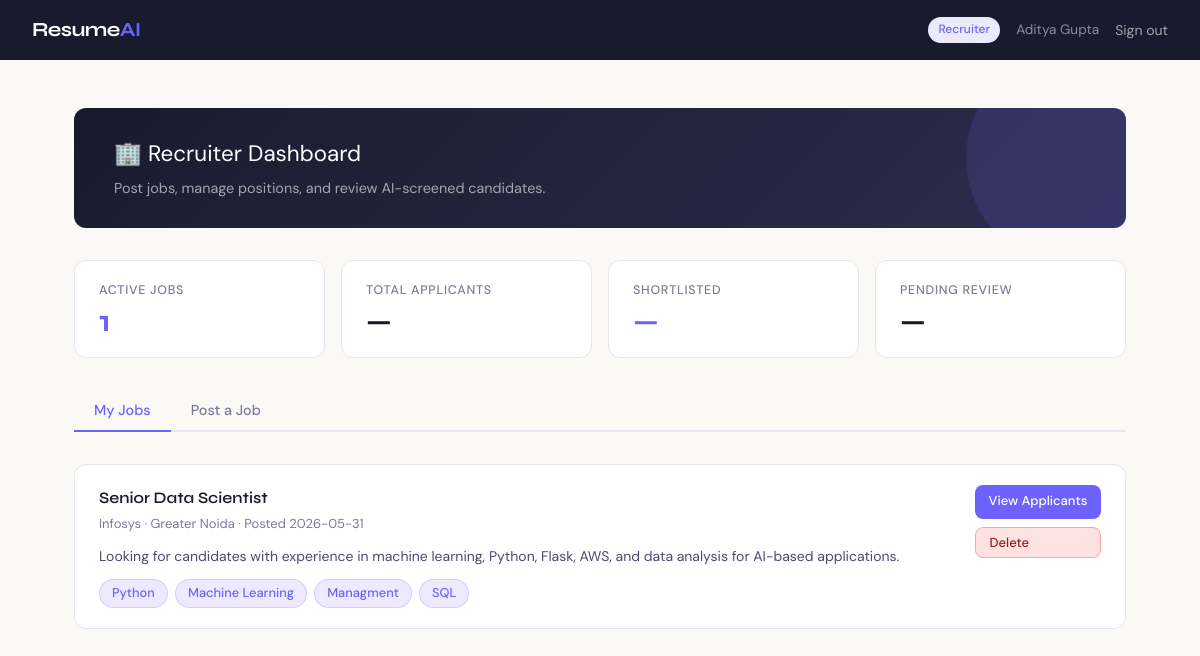
The app's page /recruiter (signed in) with its own data.
### tables this page shows
CREATE TABLE jobs (
            id          INTEGER PRIMARY KEY AUTOINCREMENT,
            recruiter_id INTEGER NOT NULL,
            title       TEXT NOT NULL,
            company     TEXT NOT NULL,
            location    TEXT,
            description TEXT NOT NULL,
            skills      TEXT,
            posted_at   DATETIME DEFAULT CURRENT_TIMESTAMP,
            FOREIGN KEY (recruiter_id) REFERENCES users(id)
        );

### app.py (the view)
@app.route('/recruiter')
@login_required
@recruiter_required
def recruiter():
    jobs = get_jobs_by_recruiter(session['user_id'])
    return render_template('recruiter_dashboard.html', jobs=jobs, tab='jobs')

### app.py (called while the page is built)
def login_required(f):
    @wraps(f)
    def decorated(*args, **kwargs):
        if 'user_id' not in session:
            flash('Please log in to continue.', 'info')
            return redirect(url_for('login'))
        return f(*args, **kwargs)
    return decorated

def recruiter_required(f):
    @wraps(f)
    def decorated(*args, **kwargs):
        if session.get('role') != 'recruiter':
            flash('Access restricted to recruiters.', 'error')
            return redirect(url_for('login'))
        return f(*args, **kwargs)
    return decorated

### database.py (called while the page is built)
def get_db():
    conn = sqlite3.connect(DB_PATH)
    conn.row_factory = sqlite3.Row
    return conn

def get_jobs_by_recruiter(recruiter_id):
    conn = get_db()
    jobs = conn.execute(
        'SELECT * FROM jobs WHERE recruiter_id = ? ORDER BY posted_at DESC',
        (recruiter_id,)
    ).fetchall()
    conn.close()
    return jobs

### templates/recruiter_dashboard.html (shortened to what this page needs)
<!DOCTYPE html>
<html lang="en">
<head>
    <link rel="stylesheet" href="{{ url_for('static', filename='style.css') }}">
</head>
<body>
<nav class="nav">
    <div class="nav-brand">Resume<span>AI</span></div>
    <div class="nav-right">
        <span class="nav-badge">Recruiter</span>
        <span style="color:rgba(255,255,255,0.5); font-size:0.85rem;">{{ session.name }}</span>
        <a href="/logout" class="nav-link">Sign out</a>
    </div>
</nav>
<div class="page">
    <div class="welcome">
        <div class="welcome-title">🏢 Recruiter Dashboard</div>
        <div class="welcome-sub">Post jobs, manage positions, and review AI-screened candidates.</div>
    </div>
    <div class="stats">
        <div class="stat">
            <div class="stat-label">Active Jobs</div>
            <div class="stat-value accent">{{ jobs|length }}</div>
        </div>
        <div class="stat">
            <div class="stat-label">Total Applicants</div>
            <div class="stat-value">
                {% if tab == 'applicants' and applicants %}{{ applicants|length }}{% else %}—{% endif %}
            </div>
        </div>
        <div class="stat">
            <div class="stat-label">Shortlisted</div>
            <div class="stat-value accent">
                {% if tab == 'applicants' and applicants %}{{ applicants|selectattr('status','equalto','shortlisted')|list|length }}{% else %}—{% endif %}
            </div>
        </div>
        <div class="stat">
            <div class="stat-label">Pending Review</div>
            <div class="stat-value">
                {% if tab == 'applicants' and applicants %}{{ applicants|selectattr('status','equalto','pending')|list|length }}{% else %}—{% endif %}
            </div>
        </div>
    </div>
    <div class="tabs">
        <button class="tab-btn {% if tab=='jobs' %}active{% endif %}" onclick="showTab('jobs')">My Jobs</button>
        <button class="tab-btn {% if tab=='post' %}active{% endif %}" onclick="showTab('post')">Post a Job</button>
    </div>
    <div id="tab-jobs" class="tab-content" style="display:none;">
        {% if jobs %}
            <div style="display:flex; flex-direction:column; gap:1rem;">
            {% for job in jobs %}
            <div class="job-card">
                <div style="display:flex; justify-content:space-between; align-items:flex-start; flex-wrap:wrap; gap:0.75rem;">
                    <div style="flex:1; min-width:200px;">
                        <div class="job-title">{{ job.title }}</div>
                        <div class="job-meta">{{ job.company }}{% if job.location %} · {{ job.location }}{% endif %} · Posted {{ job.posted_at[:10] }}</div>
                        <div class="job-desc">{{ job.description }}</div>
                        {% if job.skills %}
                        <div class="pill-group" style="margin-top:0.5rem;">
                            {% for skill in job.skills.split(',') %}
                            <span class="pill">{{ skill.strip() }}</span>
                            {% endfor %}
                        </div>
                        {% endif %}
                    </div>
                    <div style="display:flex; flex-direction:column; gap:0.5rem; flex-shrink:0;">
                        <a href="/recruiter/job/{{ job.id }}" class="btn btn-primary btn-sm">View Applicants</a>
                        <form method="POST" action="/recruiter/job/{{ job.id }}/delete" onsubmit="return confirm('Delete this job?')">
                            <button type="submit" class="btn btn-danger btn-sm" style="width:100%;">Delete</button>
                        </form>
                    </div>
                </div>
            </div>
            {% endfor %}
            </div>
        {% endif %}
    </div>
</div>
</body>
</html>

### static/style.css (style rules this page uses)
:root { --ink: #1a1a2e; --ink-mid: #2d2d4e; --ink-light: #4a4a72; --accent: #6c63ff; --accent-hover: #574fd6; --accent-soft: #ede9ff; --success: #10b981; --success-soft: #d1fae5; --success-text: #065f46; --danger: #ef4444; --danger-soft: #fee2e2; --danger-text: #991b1b; --warning: #f59e0b; --warning-soft: #fef3c7; --warning-text: #92400e; --cream: #faf9f6; --white: #ffffff; --border: #e8e6f0; --text-muted: #7c7a99; --shadow: 0 2px 16px rgba(26,26,46,0.07); --radius: 12px; --radius-sm: 8px; }
* { box-sizing: border-box; margin: 0; padding: 0; }
body { font-family: 'DM Sans', sans-serif; background: var(--cream); color: var(--ink); min-height: 100vh; line-height: 1.6; }
a { color: var(--accent); text-decoration: none; }
.nav { background: var(--ink); padding: 0 2rem; display: flex; align-items: center; justify-content: space-between; height: 60px; position: sticky; top: 0; z-index: 100; }
.nav-brand { font-family: 'Syne', sans-serif; font-size: 1.25rem; font-weight: 700; color: white; letter-spacing: -0.03em; }
.nav-brand span { color: var(--accent); }
.nav-right { display: flex; align-items: center; gap: 1rem; }
.nav-badge { background: var(--accent-soft); color: var(--accent); font-size: 0.75rem; font-weight: 500; padding: 3px 10px; border-radius: 100px; }
.nav-link { color: rgba(255,255,255,0.6); font-size: 0.875rem; cursor: pointer; background: none; border: none; font-family: inherit; transition: color 0.2s; text-decoration: none; }
.page { max-width: 1100px; margin: 0 auto; padding: 2rem 1.5rem; }
.tabs { display: flex; gap: 0; border-bottom: 2px solid var(--border); margin-bottom: 2rem; }
.tab-btn { padding: 0.7rem 1.25rem; background: none; border: none; font-family: 'DM Sans', sans-serif; font-size: 0.9rem; font-weight: 500; color: var(--text-muted); cursor: pointer; border-bottom: 2px solid transparent; margin-bottom: -2px; transition: all 0.18s; }
.tab-btn.active { color: var(--accent); border-bottom-color: var(--accent); }
.stats { display: grid; grid-template-columns: repeat(auto-fit, minmax(150px, 1fr)); gap: 1rem; margin-bottom: 2rem; }
.stat { background: var(--white); border: 1px solid var(--border); border-radius: var(--radius); padding: 1.25rem 1.5rem; }
.stat-label { font-size: 0.78rem; color: var(--text-muted); text-transform: uppercase; letter-spacing: 0.06em; font-weight: 500; margin-bottom: 0.35rem; }
.stat-value { font-family: 'Syne', sans-serif; font-size: 1.9rem; font-weight: 700; color: var(--ink); line-height: 1; }
.stat-value.accent { color: var(--accent); }
.btn { display: inline-flex; align-items: center; gap: 0.45rem; padding: 0.65rem 1.3rem; border-radius: var(--radius-sm); font-family: 'DM Sans', sans-serif; font-size: 0.9rem; font-weight: 500; cursor: pointer; border: none; transition: all 0.18s; text-decoration: none; white-space: nowrap; }
.btn-primary { background: var(--accent); color: white; }
.btn-danger { background: var(--danger-soft); color: var(--danger-text); border: 1px solid #fca5a5; }
.btn-sm { padding: 0.4rem 0.85rem; font-size: 0.8125rem; }
.pill-group { display: flex; flex-wrap: wrap; gap: 0.45rem; margin-top: 0.6rem; }
.pill { padding: 3px 12px; border-radius: 100px; font-size: 0.8rem; font-weight: 500; background: var(--accent-soft); color: var(--accent); border: 1px solid rgba(108,99,255,0.2); }
.job-card { background: var(--white); border: 1px solid var(--border); border-radius: var(--radius); padding: 1.25rem 1.5rem; transition: all 0.18s; }
.job-title { font-family: 'Syne', sans-serif; font-size: 1rem; font-weight: 600; margin-bottom: 3px; }
.job-meta { font-size: 0.8125rem; color: var(--text-muted); margin-bottom: 0.65rem; }
.job-desc { font-size: 0.875rem; color: var(--ink-light); margin-bottom: 0.75rem; display: -webkit-box; -webkit-line-clamp: 3; -webkit-box-orient: vertical; overflow: hidden; }
.welcome { background: linear-gradient(135deg, var(--ink) 0%, var(--ink-mid) 100%); color: white; border-radius: var(--radius); padding: 1.75rem 2.5rem; margin-bottom: 2rem; position: relative; overflow: hidden; }
.welcome::before { content: ''; position: absolute; right: -60px; top: -60px; width: 220px; height: 220px; border-radius: 50%; background: rgba(108,99,255,0.15); }
.welcome-title { font-size: 1.4rem; margin-bottom: 0.3rem; color: white; }
.welcome-sub { font-size: 0.9rem; color: rgba(255,255,255,0.6); }

### records on screen
jobs: title "Senior Data Scientist", company "Infosys", location "Greater Noida", posted_at "2026-05-31", description "Looking for candidates with experience in machine learning, Python, Flask, AWS, and data analysis for AI-based applications.", strip "Python" "Machine Learning" "Managment" "SQL"

### other values on screen
{{ session.name }} "Aditya Gupta"
{{ jobs|length }} "1"
